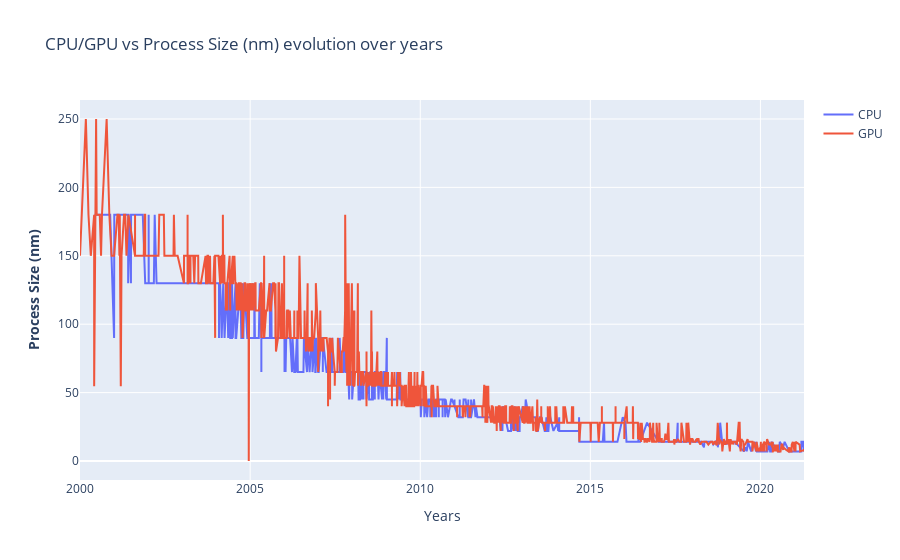

Source (notebook cell):
### Markdown cell above
#### Analise Proccess Size

### Code cell
fig = make_subplots()

# Add traces
fig.add_trace(
    go.Scatter(x= df_cpu.index, y=df_cpu["Process Size (nm)"] ,name= "CPU")
)

fig.add_trace(
    go.Scatter(x= df_gpu.index,y= df_gpu["Process Size (nm)"], name= "GPU")
)

# Add figure title
fig.update_layout(
    title_text="CPU/GPU vs Process Size (nm) evolution over years"
)

# Set x-axis title
fig.update_xaxes(title_text="Years")

# Set y-axes titles
fig.update_yaxes(title_text="<b>Process Size (nm)</b>", secondary_y=False)

fig.show()

### Figure 1 — Plotly figure (JSON) as saved in the notebook; plotly's stock layout.template omitted (floating-point values rounded to 4 significant figures; data arrays with more than 128 entries replaced by an {"elided": "..."} marker saying what was removed)
{"data": [{"name": "CPU", "type": "scatter", "x": {"elided": "2140 str values"}, "y": {"elided": "2140 int values"}}, {"name": "GPU", "type": "scatter", "x": {"elided": "2605 str values"}, "y": {"elided": "2605 float values"}}], "layout": {"title": {"text": "CPU/GPU vs Process Size (nm) evolution over years"}, "xaxis": {"anchor": "y", "domain": [0, 1], "title": {"text": "Years"}}, "yaxis": {"anchor": "x", "domain": [0, 1], "title": {"text": "<b>Process Size (nm)</b>"}}}}
